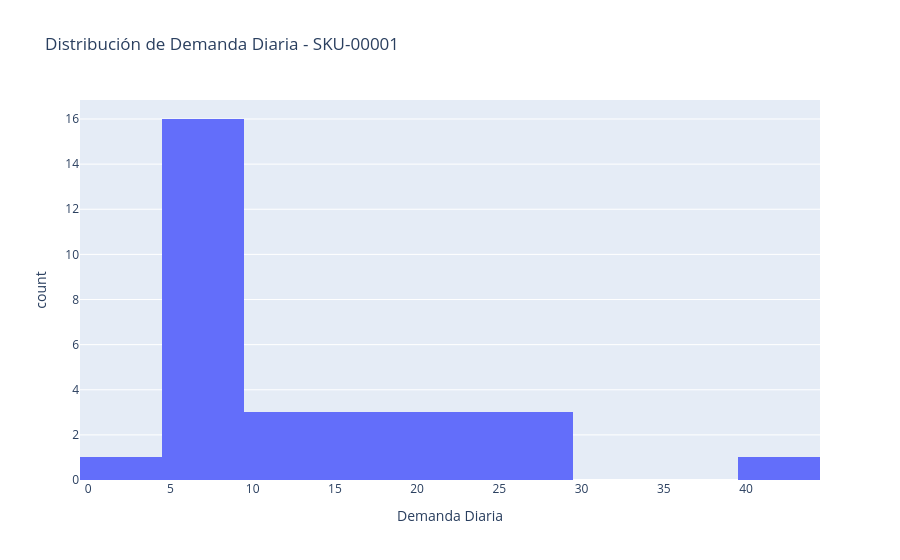

The notebook cell saved with this chart:
### Markdown cell above
## 3️⃣ Agregación de Demanda Diaria

### Code cell
# Agregar demanda diaria por SKU
df_daily_demand = df_orders.groupby(['sku', 'date'])['qty'].sum().reset_index()
df_daily_demand.rename(columns={'qty': 'daily_demand'}, inplace=True)

print("📅 Demanda diaria agregada")
print(f"Total registros: {len(df_daily_demand)}")
display(df_daily_demand.head())

# Distribución de demanda para un SKU ejemplo
sample_sku = df_daily_demand['sku'].iloc[0]
sample_data = df_daily_demand[df_daily_demand['sku'] == sample_sku]

fig = px.histogram(
    sample_data, x='daily_demand', 
    title=f"Distribución de Demanda Diaria - {sample_sku}",
    labels={'daily_demand': 'Demanda Diaria', 'count': 'Frecuencia'},
    nbins=20
)
fig.show()

### Figure 1 — Plotly figure (JSON) as saved in the notebook; plotly's stock layout.template omitted (floating-point values rounded to 4 significant figures)
{"data": [{"bingroup": "x", "hovertemplate": "Demanda Diaria=%{x}<br>count=%{y}<extra></extra>", "legendgroup": "", "marker": {"color": "#636efa", "pattern": {"shape": ""}}, "name": "", "nbinsx": 20, "orientation": "v", "showlegend": false, "type": "histogram", "x": [9, 8, 5, 7, 7, 5, 25, 16, 0, 10, 13, 19, 6, 6, 14, 7, 9, 44, 16, 8, 23, 25, 7, 9, 8, 6, 23, 27, 5, 21], "xaxis": "x", "yaxis": "y"}], "layout": {"barmode": "relative", "legend": {"tracegroupgap": 0}, "title": {"text": "Distribución de Demanda Diaria - SKU-00001"}, "xaxis": {"anchor": "y", "domain": [0, 1], "title": {"text": "Demanda Diaria"}}, "yaxis": {"anchor": "x", "domain": [0, 1], "title": {"text": "count"}}}}
